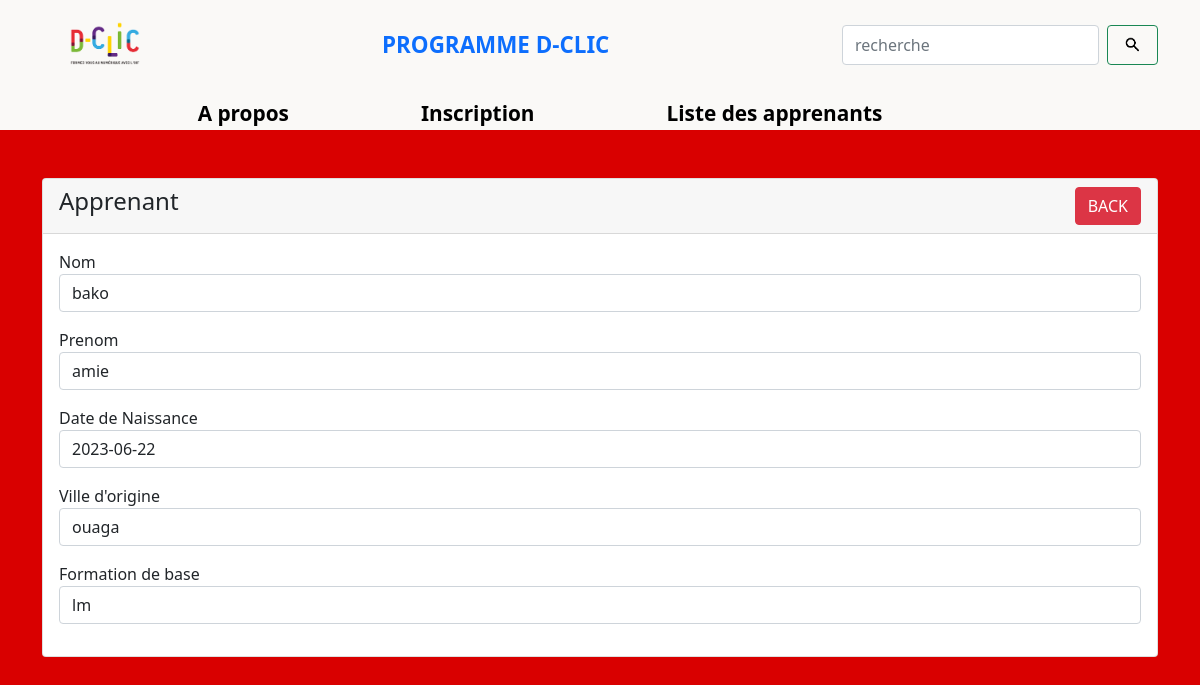
Page /formulaire_connexion/php/apprenantView.php?id=51 on the committed database.
### tables this page shows
CREATE TABLE `apprenant` (
  `id` int NOT NULL,
  `nom` varchar(255) NOT NULL,
  `prenom` varchar(255) NOT NULL,
  `date_de_naissance` date DEFAULT NULL,
  `ville_origine` varchar(255) NOT NULL,
  `formation_de_base` varchar(255) NOT NULL,
  `date` datetime NOT NULL
);

### formulaire_connexion/php/apprenantView.php (the view, shortened to what this page needs)
<?php
require '../connexion.php';
?>
<!doctype html>
<html lang="en">
  <head>
    <link href="https://cdn.jsdelivr.net/npm/bootstrap@5.1.3/dist/css/bootstrap.min.css" rel="stylesheet">
    <link rel="stylesheet" href="CSS/style.css">
  <link rel="stylesheet" href="CSS/main.css">
</head>
<body style= "background-color: #D90000; ";>
<div class=" container-fluid header" style="background-color: #FAF9F7; height: 130px;">
    <nav class="navbar navbar-expand-lg bg-body-tertiary">
      <div class="container">
        <a class="navbar-brand" href="#"><img width="40%" src="Images/logo_dclic.png" class="logo_sup" alt=""></a>
        <div class="collapse navbar-collapse" id="navbarSupportedContent">
          <ul class="navbar-nav me-auto mb-2 mb-lg-0">
            <a class="nav-link active dclic " href="#" role="button" aria-expanded="false">
              <strong>PROGRAMME D-CLIC</strong>
            </a>
          </ul>
          <form class="d-flex" role="search">
            <input class="form-control me-2" type="recherche" placeholder="recherche" aria-label="recherche">
            <button class="btn btn-outline-success" type="submit"><img width="25px"
                src="Images/icône_recherche-removebg-preview.png" alt=""></button>
          </form> <br>
        </div>
      </div>
    </nav>
    <div class="container-fluid">
      <div class="faozia ">
        <div class=""><a class="nav-link navtext active" aria-current="page" href="/index.html">A propos</a></div>
        <div class=""><a class="nav-link navtext active" href="/Inscription.html">Inscription</a></div>
        <div class=""><a class="nav-link navtext active" href="#">Liste des apprenants</a></div>
      </div>
    </div>
  </div>
    <div class="container mt-5">
        <div class="row">
            <div class="col-md-12">
                <div class="card">
                    <div class="card-header">
                        <h4>Apprenant
                            <a href="../index.php" class="btn btn-danger float-end">BACK</a>
                        </h4>
                    </div>
                    <div class="card-body">
                        <?php
                        if(isset($_GET['id']))
                        {
                            $apprenant_id = mysqli_real_escape_string($conn, $_GET['id']);
                            $query = "SELECT * FROM apprenant WHERE id='$apprenant_id' ";
                            $query_run = mysqli_query($conn, $query);
                            if(mysqli_num_rows($query_run) > 0)
                            {
                                $apprenant = mysqli_fetch_array($query_run);
                                ?>
                                    <div class="mb-3">
                                        <label>Nom</label>
                                        <p class="form-control">
                                            <?=$apprenant['nom'];?>
                                        </p>
                                    </div>
                                    <div class="mb-3">
                                        <label>Prenom</label>
                                        <p class="form-control">
                                            <?=$apprenant['prenom'];?>
                                        </p>
                                    </div>
                                    <div class="mb-3">
                                        <label>Date de Naissance</label>
                                        <p class="form-control">
                                            <?=$apprenant['date_de_naissance'];?>
                                        </p>
                                    </div>
                                    <div class="mb-3">
                                        <label>Ville d'origine</label>
                                        <p class="form-control">
                                            <?=$apprenant['ville_origine'];?>
                                        </p>
                                    </div>
                                    <div class="mb-3">
                                        <label>Formation de base</label>
                                        <p class="form-control">
                                            <?=$apprenant['formation_de_base'];?>
                                        </p>
                                    </div>
                                <?php
                            }
                            else
                            {
                                echo "<h4>No Such Id Found</h4>";
                            }
                        }
                        ?>
                    </div>
                </div>
            </div>
        </div>
    </div>
</body>
</html>

### formulaire_connexion/php/css/style.css (style rules this page uses)
* { padding: 0; margin: 0; }
.faozia { display: flex; gap: 100px; justify-content: center; margin-left: -120px; }
.navtext { text-decoration: none; color: black; font-weight: bold !important; font-size: 1.3em !important; }
.dclic { font-size: 1.4em !important; }

### rows in the picture
apprenant: nom "bako", prenom "amie", date_de_naissance "2023-06-22", ville_origine "ouaga", formation_de_base "lm"
